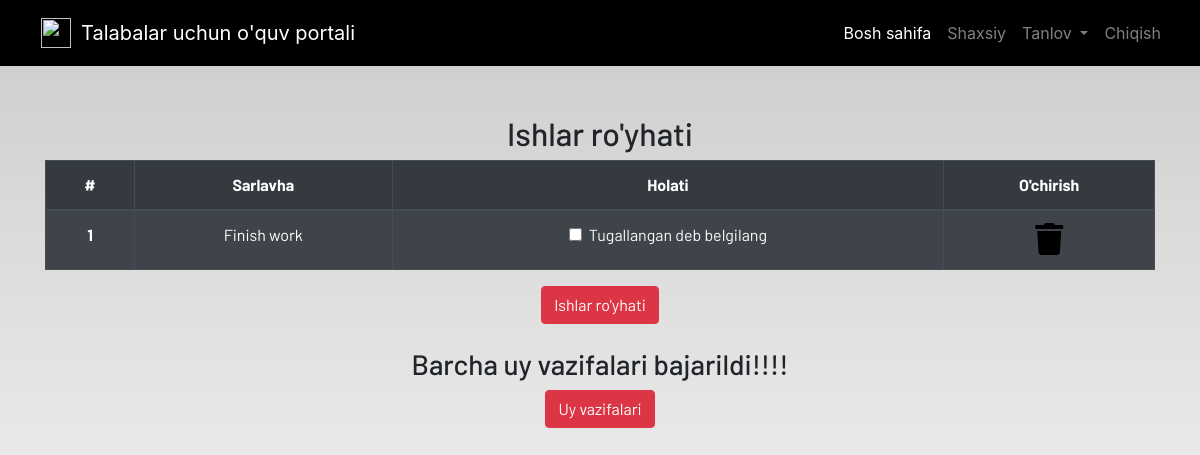
The app's page /profile/ (signed in), older data.
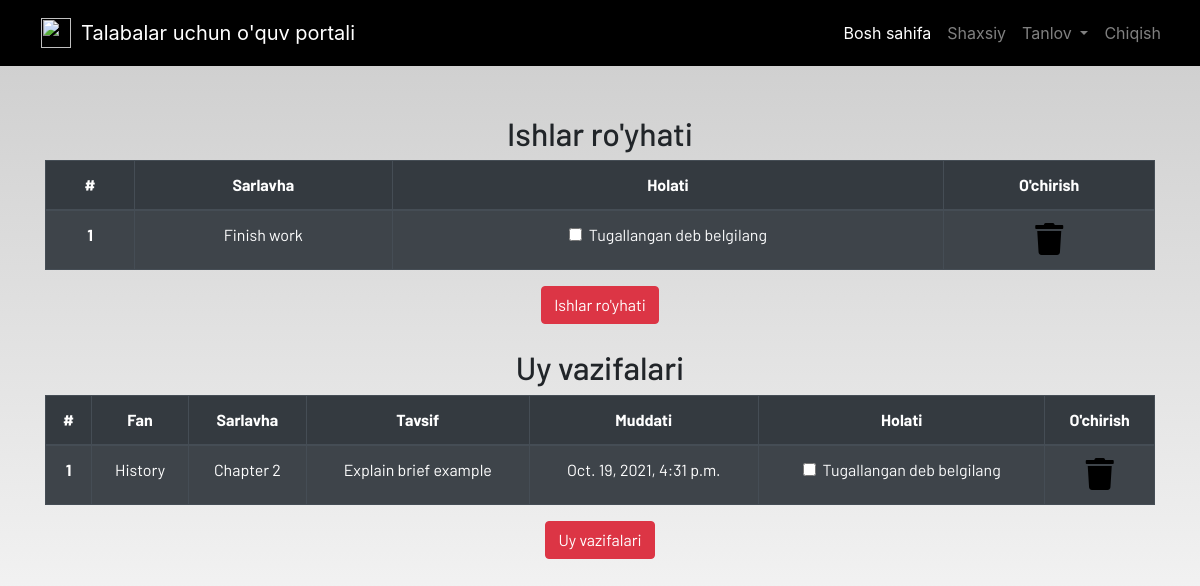
The same page, newer data.
### dashboard/models.py (models this page shows, shortened)
class Todo(models.Model):
    user = models.ForeignKey(User, on_delete=models.CASCADE)
    title = models.CharField(max_length=100)
    is_finished = models.BooleanField(default=False)

class Homework(models.Model):
    user = models.ForeignKey(User, on_delete=models.CASCADE)
    subject = models.CharField(max_length=50)
    title = models.CharField(max_length=100)
    description = models.TextField()
    due = models.DateTimeField()
    is_finished = models.BooleanField(default=False)

### dashboard/views.py (the view)
# urls.py: path('profile/',dash_views.profile,name='profile')
@login_required
def profile(request):
    homeworks = Homework.objects.filter(is_finished=False,user=request.user)
    todos = Todo.objects.filter(is_finished=False,user=request.user)
    if len(homeworks) == 0:
        homework_done=True
    else:
        homework_done=False
    if len(todos) == 0:
        todos_done=True
    else:
        todos_done=False
    context = {
        'homeworks':homeworks,
        'todos':todos,
        'homework_done':homework_done,
        'todos_done':todos_done
    }
    return render(request,'dashboard/profile.html',context)

### dashboard/templates/dashboard/profile.html
{% extends 'dashboard/base.html' %}
{% load static %}
{% load crispy_forms_tags%}
{% block content %}
<section class="text-center">
    <div class="container">
    {% if not todos_done %}
        <h2>Ishlar ro'yhati</h2>
        <table class="table table-striped table-bordered table-hover table-dark">
            <thead>
                <tr>
                    <th scope="col">#</th>
                    <th scope="col">Sarlavha</th>
                    <th scope="col">Holati</th>
                    <th scope="col">O'chirish</th>
                </tr>
            </thead>
            <tbody>
                {% for todo in todos %}
                <tr>
                    <th scope="row">{{forloop.counter}}</th>
                    <td>{{todo.title}}</td>
                    <td>
                        <a href="{% url 'update-todo' todo.id %}">
                            <div class="form-check">
                            {% if todo.is_finished == True %}
                                <input class="form-check-input" type="checkbox" value="" checked>
                            {% else %}
                                <input class="form-check-input" type="checkbox" value="">
                            {% endif %}
                                <label class="form-check-label text-light" for="flexCheckDefault">
                                    Tugallangan deb belgilang
                                </label>
                            </div>
                        </a>
                    </td>
                    <td><a href="{% url 'delete-todo' todo.id %}"><i class="fa fa-trash fa-2x"></i></a></td>
                </tr>
                {% endfor %}
            </tbody>
        </table>
    {% else %}
        <h3>Barcha ishlar bajarildi!!!!</h3>
    {% endif %}
        <a href="{% url 'todo' %}" class="btn btn-danger">Ishlar ro'yhati</a>
        <br><br>
    {% if not homework_done %}
        <h2>Uy vazifalari</h2>
        <table class="table table-striped table-bordered table-hover table-dark">
            <thead>
                <tr>
                    <th scope="col">#</th>
                    <th scope="col">Fan</th>
                    <th scope="col">Sarlavha</th>
                    <th scope="col">Tavsif</th>
                    <th scope="col">Muddati</th>
                    <th scope="col">Holati</th>
                    <th scope="col">O'chirish</th>
                </tr>
            </thead>
            <tbody>
            {% for homework in homeworks %}
                <tr>
                    <th scope="row">{{forloop.counter}}</th>
                    <td>{{homework.subject}}</td>
                    <td>{{homework.title}}</td>
                    <td>{{homework.description}}</td>
                    <td>{{homework.due}}</td>
                    <td>
                        <a href="{% url 'update-homework' homework.id %}">
                            <div class="form-check">
                                {% if homework.is_finished == True %}
                                <input class="form-check-input" type="checkbox" value="" checked>
                                {% else %}
                                <input class="form-check-input" type="checkbox" value="">
                                {% endif %}
                                <label class="form-check-label text-light" for="flexCheckDefault">
                                    Tugallangan deb belgilang
                                </label>
                            </div>
                        </a>
                    </td>
                    <td><a href="{% url 'delete-homework' homework.id %}"><i class="fa fa-trash fa-2x"></i></a></td>
                </tr>
                {% endfor %}
            </tbody>
        </table>
        {% else %}
        <h3>Barcha uy vazifalari bajarildi!!!!</h3>
        {% endif %}
        <a href="{% url 'homework' %}" class="btn btn-danger">Uy vazifalari</a>
    </div>
</section>
{% endblock content %}

Row changes from the older to the newer data that the page shows:
now on this page (row edited): Homework: subject "History", title "Chapter 2", description "Explain brief example", due "Oct. 19, 2021, 4:31 p.m."
Text that changed along with them:
text no longer shown: "Barcha uy vazifalari bajarildi!!!!"
text now shown: "Uy vazifalari # Fan Sarlavha Tavsif Muddati Holati O'chirish"
